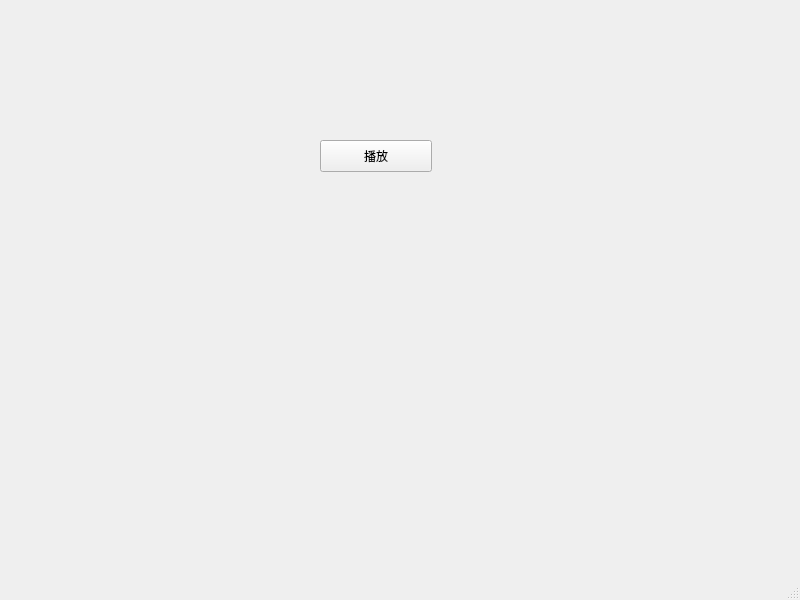
<?xml version="1.0" encoding="UTF-8"?>
<ui version="4.0">
 <class>MainWindow</class>
 <widget class="QMainWindow" name="MainWindow">
  <property name="geometry">
   <rect>
    <x>0</x>
    <y>0</y>
    <width>800</width>
    <height>600</height>
   </rect>
  </property>
  <property name="windowTitle">
   <string>MainWindow</string>
  </property>
  <widget class="QWidget" name="centralwidget">
   <widget class="QPushButton" name="pushButton">
    <property name="geometry">
     <rect>
      <x>320</x>
      <y>140</y>
      <width>112</width>
      <height>32</height>
     </rect>
    </property>
    <property name="text">
     <string>播放</string>
    </property>
   </widget>
  </widget>
  <widget class="QMenuBar" name="menubar">
   <property name="geometry">
    <rect>
     <x>0</x>
     <y>0</y>
     <width>800</width>
     <height>22</height>
    </rect>
   </property>
  </widget>
  <widget class="QStatusBar" name="statusbar"/>
 </widget>
 <resources/>
 <connections/>
</ui>
